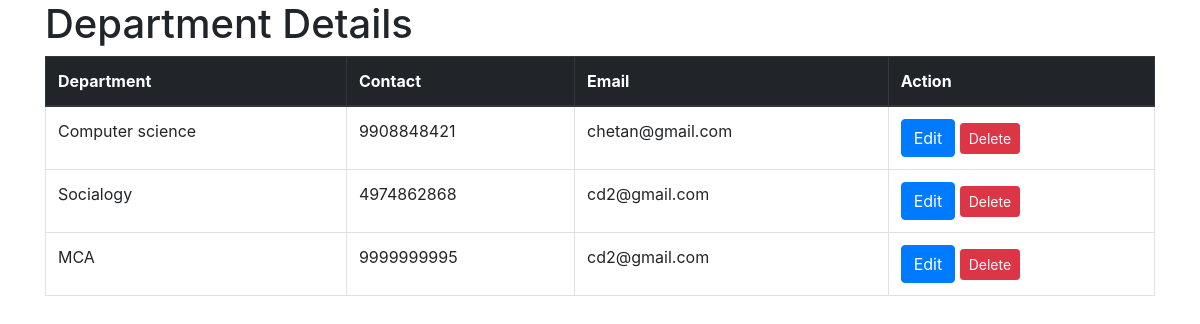
Screenshot of /view_dep with the database file from the repository.
### hostelapp/models.py (models this page shows, shortened)
class add_dep(models.Model):
    dep_name = models.CharField(max_length=100)
    dep_contact = models.CharField(max_length=15)
    dep_email = models.EmailField()

### hostelapp/views.py (the view)
# urls.py: path('view_dep',views.view_dep,name='view_dep'),
def view_dep(request):
    data=add_dep.objects.all()
    return render(request, 'view_dep.html', {'data': data})

### templates/view_dep.html (shortened to what this page needs)
<!DOCTYPE html>
<html>
<head>
    <link rel="stylesheet" href="https://maxcdn.bootstrapcdn.com/bootstrap/4.0.0/css/bootstrap.min.css">
</head>
<body>
    <div class="container">
        <h1>Department Details</h1>
        <table class="table table-bordered">
            <thead class="thead-dark">
                <tr>
                    <th>Department</th>
                    <th>Contact</th>
                    <th>Email</th>
                    <th>Action</th>
                </tr>
            </thead>
            <tbody>
                {% for dep in data %}
                <tr>
                    <td>{{ dep.dep_name }}</td>
                    <td>{{ dep.dep_contact }}</td>
                    <td>{{ dep.dep_email }}</td>
                    <td><a href="{% url 'edit_dep' dep.id %}" class="btn btn-primary">Edit</a>
                    <a href="{% url 'delete_dep' dep.id %}"class="btn btn-danger btn-sm">Delete</a></td>
                </tr>
                {% endfor %}
            </tbody>
        </table>
    </div>
</body>
</html>

### rows the page displays
add_dep: dep_name "Computer science", dep_contact "9908848421", dep_email "chetan@gmail.com"
add_dep: dep_name "Socialogy", dep_contact "4974862868", dep_email "cd2@gmail.com"
add_dep: dep_name "MCA", dep_contact "9999999995", dep_email "cd2@gmail.com"
